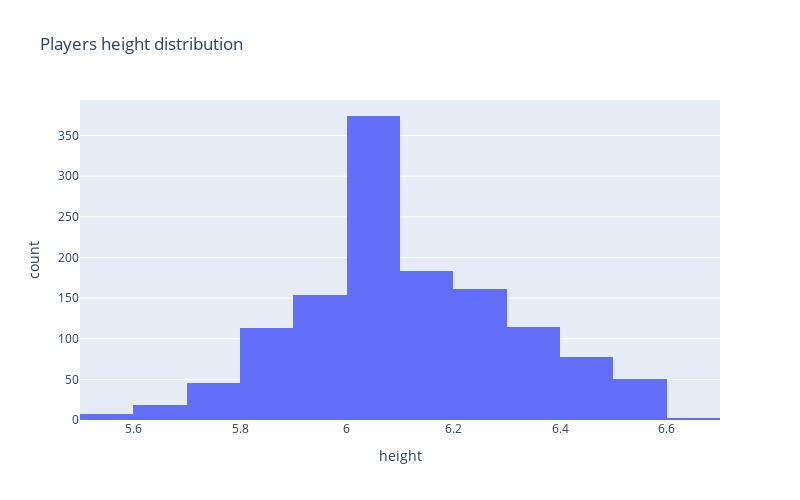

The notebook cell this image was saved under:
### Code cell
fig = px.histogram(
    players, 
    x="height",
    width=800,
    height=500,
    nbins=20,
    title='Players height distribution'
)

fig.show()

### Figure 1 — Plotly figure (JSON) as saved in the notebook; plotly's stock layout.template omitted (floating-point values rounded to 4 significant figures; data arrays with more than 128 entries replaced by an {"elided": "..."} marker saying what was removed)
{"data": [{"alignmentgroup": "True", "bingroup": "x", "hovertemplate": "height=%{x}<br>count=%{y}<extra></extra>", "legendgroup": "", "marker": {"color": "#636efa"}, "name": "", "nbinsx": 20, "offsetgroup": "", "orientation": "v", "showlegend": false, "type": "histogram", "x": {"elided": "1303 float values"}, "xaxis": "x", "yaxis": "y"}], "layout": {"barmode": "relative", "height": 500, "legend": {"tracegroupgap": 0}, "title": {"text": "Players height distribution"}, "width": 800, "xaxis": {"anchor": "y", "domain": [0, 1], "title": {"text": "height"}}, "yaxis": {"anchor": "x", "domain": [0, 1], "title": {"text": "count"}}}}
